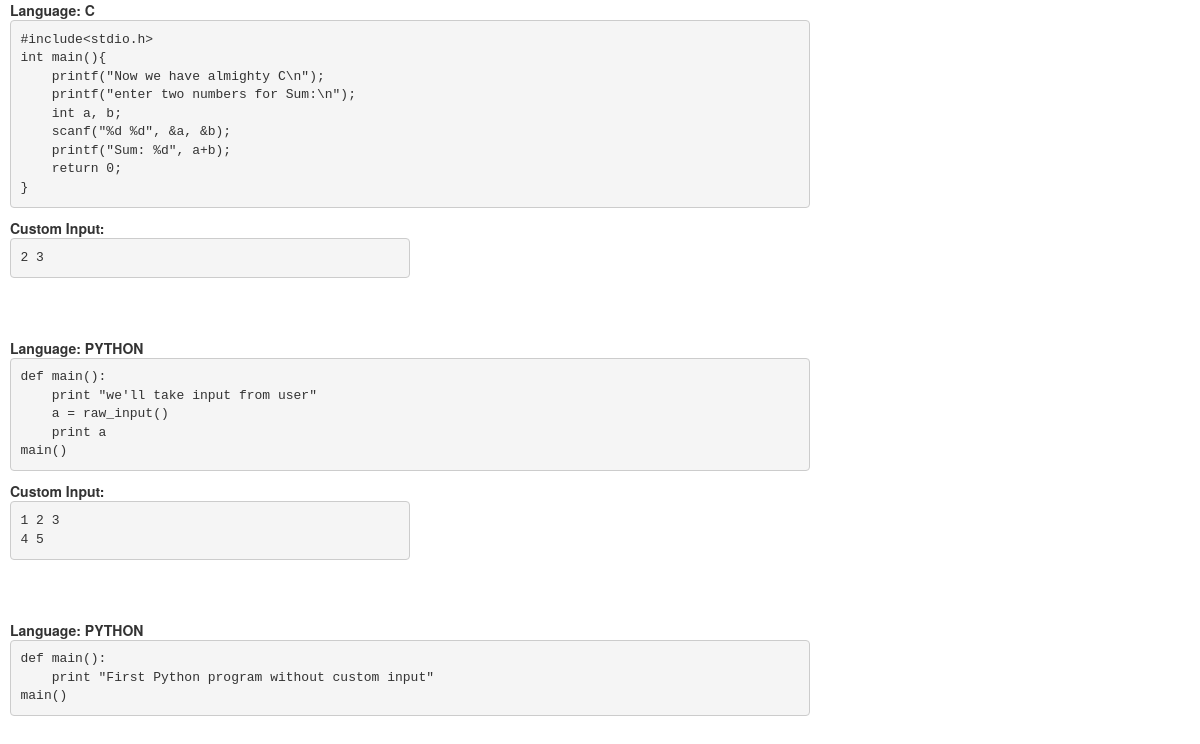
The page /history/7f44cfd5a6194deea7230a0f582b2861 on the database its author committed.
### webapp/models.py (models this page shows, shortened)
class TimeStamp(models.Model):
    created_at = models.DateTimeField(auto_now_add=True)
    modified_at = models.DateTimeField(auto_now=True)
    class Meta:
        abstract = True

class CodeHistory(TimeStamp):
    uri = models.CharField(max_length=63)
    lang = models.CharField(max_length=15, blank=True, null=True)
    code = models.TextField(blank=True, null=True)
    inp = models.TextField(blank=True, null=True)
    class Meta:
        verbose_name_plural = "Code History"

### webapp/views.py (the view)
# urls.py: url(r'^history/(?P<uri>[0-9a-z]{6,})$', views.code_history),
def code_history(request, uri):
    data = CodeHistory.objects.filter(uri=uri).order_by('-created_at').values_list('lang', 'code', 'inp')
    no_data = False if len(data) > 0 else True
    return render(request, 'history.html', {'history_list': data, 'no_data': no_data})

### templates/history.html (shortened to what this page needs)
<html>
<head>
    <link href="/static/css/bootstrap.min.css" rel="stylesheet" type="text/css" />
    <link rel="stylesheet" href="//cdnjs.cloudflare.com/ajax/libs/highlight.js/9.0.0/styles/default.min.css">
    <link href="/static/css/background.css" rel="stylesheet" type="text/css" />
</head>
<body>
    <div style="margin-left: 10px;">
        {% if no_data %}
            <b> No History Found</b>
        {% else %}
            {% for lang, code, inp in history_list %}
              <div class="code-history-block" style="padding-bottom:50px;">
                <b>Language:  {{lang}}</b><br>
                <pre style="width:800px"><code>{{code}}</code></pre>
                {% if inp %}
                    <b>Custom Input: </b>
                    <pre style="width:400px;" class="nohighlight">{{inp}}</pre>
                {% endif %}
              </div>
            {% endfor %}
        {% endif %}
    </div>
</body>
</html>

### templates/history.html (style rules this page uses)
pre { overflow: auto; word-wrap: normal; white-space: pre; }

### rows shown on the page
CodeHistory: lang "PYTHON", code "def main(): print \"we'll take input from user\" a = raw_input() print a main()", inp "1 2 3 4 5"
CodeHistory: lang "PYTHON", code "def main(): print \"First Python program without custom input\" main()"

### other values the page prints
{{ lang }} "C"
{{ code }} "#include<stdio.h> int main(){ printf(\"Now we have almighty C\\n\"); printf(\"enter two numbers for Sum:\\n\"); int a, b; scanf(\"%d %d\", &a, &b); printf(\"Sum: %d\", a+b); return 0; }"
{{ inp }} "2 3"
